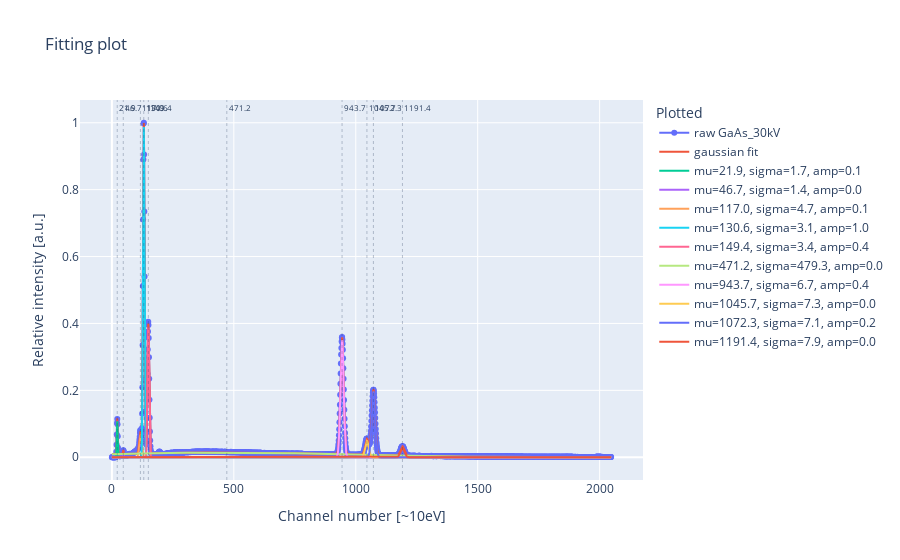

Source (notebook cell):
### Code cell
# Trying to fit the whole spectrum
# def fit_n_peaks_to_gaussian(raw_y, guesses_peaks, guess_std=1, guess_amp=1, give_xy=True):

# 
raw_y_Ga30 = arrays_Ga30[0][1]
# guesses_peaks_Ga30 = [22, 47, 117, 130, 149, 195, 944, 1045, 1072, 1191]
guesses_peaks_Ga30 = [22, 46, 117, 130, 149, 195, 944, 1045, 1072, 1191]
guesses_amp_Ga30 = [0.11, 0.01, 0.07, 1.00, 0.39, 0.01, 0.35, 0.05, 0.20, 0.03]
       

fitted_xy = fit_n_peaks_to_gaussian(raw_y_Ga30, guesses_peaks_Ga30, guesses_amp=guesses_amp_Ga30, give_xy=True)
fitted_cov = fit_n_peaks_to_gaussian(raw_y_Ga30, guesses_peaks_Ga30, give_xy=False)

fitted_peaks = list(fitted_cov[0][::3])  # every third element is a peak, 2. is std, 3. is amp

fig = plotly_fitting_plot(arrays_Ga30, fitted_xy, fitted_peaks, gauss_arr=list(fitted_cov[0]), start=0, stop=2048)

### Figure 1 — Plotly figure (JSON) as saved in the notebook; plotly's stock layout.template omitted (floating-point values rounded to 4 significant figures; data arrays with more than 128 entries replaced by an {"elided": "..."} marker saying what was removed)
{"data": [{"mode": "lines+markers", "name": "raw GaAs_30kV", "type": "scatter", "x": {"elided": "2048 int values"}, "y": {"elided": "2048 float values"}}, {"mode": "lines", "name": "gaussian fit", "type": "scatter", "x": {"elided": "2048 int values"}, "y": {"elided": "2048 float values"}}, {"mode": "lines", "name": "mu=21.9, sigma=1.7, amp=0.1", "type": "scatter", "x": {"elided": "2048 int values"}, "y": {"elided": "2048 float values"}}, {"mode": "lines", "name": "mu=46.7, sigma=1.4, amp=0.0", "type": "scatter", "x": {"elided": "2048 int values"}, "y": {"elided": "2048 float values"}}, {"mode": "lines", "name": "mu=117.0, sigma=4.7, amp=0.1", "type": "scatter", "x": {"elided": "2048 int values"}, "y": {"elided": "2048 float values"}}, {"mode": "lines", "name": "mu=130.6, sigma=3.1, amp=1.0", "type": "scatter", "x": {"elided": "2048 int values"}, "y": {"elided": "2048 float values"}}, {"mode": "lines", "name": "mu=149.4, sigma=3.4, amp=0.4", "type": "scatter", "x": {"elided": "2048 int values"}, "y": {"elided": "2048 float values"}}, {"mode": "lines", "name": "mu=471.2, sigma=479.3, amp=0.0", "type": "scatter", "x": {"elided": "2048 int values"}, "y": {"elided": "2048 float values"}}, {"mode": "lines", "name": "mu=943.7, sigma=6.7, amp=0.4", "type": "scatter", "x": {"elided": "2048 int values"}, "y": {"elided": "2048 float values"}}, {"mode": "lines", "name": "mu=1045.7, sigma=7.3, amp=0.0", "type": "scatter", "x": {"elided": "2048 int values"}, "y": {"elided": "2048 float values"}}, {"mode": "lines", "name": "mu=1072.3, sigma=7.1, amp=0.2", "type": "scatter", "x": {"elided": "2048 int values"}, "y": {"elided": "2048 float values"}}, {"mode": "lines", "name": "mu=1191.4, sigma=7.9, amp=0.0", "type": "scatter", "x": {"elided": "2048 int values"}, "y": {"elided": "2048 float values"}}], "layout": {"annotations": [{"font": {"size": 8}, "showarrow": false, "text": "21.9", "x": 21.9, "xanchor": "left", "xref": "x", "y": 1, "yanchor": "top", "yref": "y domain"}, {"font": {"size": 8}, "showarrow": false, "text": "46.7", "x": 46.72, "xanchor": "left", "xref": "x", "y": 1, "yanchor": "top", "yref": "y domain"}, {"font": {"size": 8}, "showarrow": false, "text": "117.0", "x": 117.0, "xanchor": "left", "xref": "x", "y": 1, "yanchor": "top", "yref": "y domain"}, {"font": {"size": 8}, "showarrow": false, "text": "130.6", "x": 130.6, "xanchor": "left", "xref": "x", "y": 1, "yanchor": "top", "yref": "y domain"}, {"font": {"size": 8}, "showarrow": false, "text": "149.4", "x": 149.4, "xanchor": "left", "xref": "x", "y": 1, "yanchor": "top", "yref": "y domain"}, {"font": {"size": 8}, "showarrow": false, "text": "471.2", "x": 471.2, "xanchor": "left", "xref": "x", "y": 1, "yanchor": "top", "yref": "y domain"}, {"font": {"size": 8}, "showarrow": false, "text": "943.7", "x": 943.7, "xanchor": "left", "xref": "x", "y": 1, "yanchor": "top", "yref": "y domain"}, {"font": {"size": 8}, "showarrow": false, "text": "1045.7", "x": 1046.0, "xanchor": "left", "xref": "x", "y": 1, "yanchor": "top", "yref": "y domain"}, {"font": {"size": 8}, "showarrow": false, "text": "1072.3", "x": 1072.0, "xanchor": "left", "xref": "x", "y": 1, "yanchor": "top", "yref": "y domain"}, {"font": {"size": 8}, "showarrow": false, "text": "1191.4", "x": 1191.0, "xanchor": "left", "xref": "x", "y": 1, "yanchor": "top", "yref": "y domain"}], "legend": {"title": {"text": "Plotted"}}, "shapes": [{"line": {"dash": "dot", "width": 0.3}, "type": "line", "x0": 21.9, "x1": 21.9, "xref": "x", "y0": 0, "y1": 1, "yref": "y domain"}, {"line": {"dash": "dot", "width": 0.3}, "type": "line", "x0": 46.72, "x1": 46.72, "xref": "x", "y0": 0, "y1": 1, "yref": "y domain"}, {"line": {"dash": "dot", "width": 0.3}, "type": "line", "x0": 117.0, "x1": 117.0, "xref": "x", "y0": 0, "y1": 1, "yref": "y domain"}, {"line": {"dash": "dot", "width": 0.3}, "type": "line", "x0": 130.6, "x1": 130.6, "xref": "x", "y0": 0, "y1": 1, "yref": "y domain"}, {"line": {"dash": "dot", "width": 0.3}, "type": "line", "x0": 149.4, "x1": 149.4, "xref": "x", "y0": 0, "y1": 1, "yref": "y domain"}, {"line": {"dash": "dot", "width": 0.3}, "type": "line", "x0": 471.2, "x1": 471.2, "xref": "x", "y0": 0, "y1": 1, "yref": "y domain"}, {"line": {"dash": "dot", "width": 0.3}, "type": "line", "x0": 943.7, "x1": 943.7, "xref": "x", "y0": 0, "y1": 1, "yref": "y domain"}, {"line": {"dash": "dot", "width": 0.3}, "type": "line", "x0": 1046.0, "x1": 1046.0, "xref": "x", "y0": 0, "y1": 1, "yref": "y domain"}, {"line": {"dash": "dot", "width": 0.3}, "type": "line", "x0": 1072.0, "x1": 1072.0, "xref": "x", "y0": 0, "y1": 1, "yref": "y domain"}, {"line": {"dash": "dot", "width": 0.3}, "type": "line", "x0": 1191.0, "x1": 1191.0, "xref": "x", "y0": 0, "y1": 1, "yref": "y domain"}], "title": {"text": "Fitting plot"}, "xaxis": {"title": {"text": "Channel number [~10eV]"}}, "yaxis": {"title": {"text": "Relative intensity [a.u.]"}}}}
